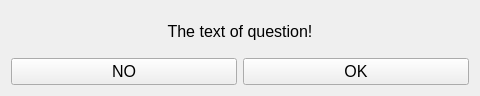
<?xml version="1.0" encoding="UTF-8"?>
<ui version="4.0">
 <class>question_form</class>
 <widget class="QWidget" name="question_form">
  <property name="geometry">
   <rect>
    <x>0</x>
    <y>0</y>
    <width>480</width>
    <height>96</height>
   </rect>
  </property>
  <property name="minimumSize">
   <size>
    <width>480</width>
    <height>96</height>
   </size>
  </property>
  <property name="baseSize">
   <size>
    <width>480</width>
    <height>360</height>
   </size>
  </property>
  <property name="font">
   <font>
    <family>Arial</family>
    <pointsize>12</pointsize>
   </font>
  </property>
  <property name="windowTitle">
   <string>Question</string>
  </property>
  <property name="windowIcon">
   <iconset resource="resourses.qrc">
    <normaloff>:/icon_res/excel.svg</normaloff>:/icon_res/excel.svg</iconset>
  </property>
  <layout class="QVBoxLayout" name="verticalLayout">
   <item>
    <widget class="QLabel" name="text_label">
     <property name="text">
      <string>The text of question!</string>
     </property>
     <property name="alignment">
      <set>Qt::AlignCenter</set>
     </property>
    </widget>
   </item>
   <item>
    <layout class="QHBoxLayout" name="horizontal_widget">
     <item>
      <widget class="QPushButton" name="button_no">
       <property name="text">
        <string>NO</string>
       </property>
      </widget>
     </item>
     <item>
      <widget class="QPushButton" name="button_ok">
       <property name="text">
        <string>OK</string>
       </property>
      </widget>
     </item>
    </layout>
   </item>
  </layout>
 </widget>
 <resources>
  <include location="resourses.qrc"/>
 </resources>
 <connections/>
</ui>
